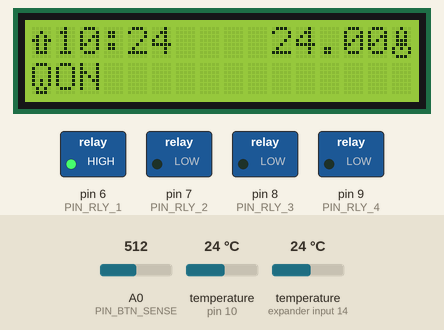
Simulated run of this sketch. Board: Arduino Uno, built with avr-gcc and run on an emulated ATmega328P. On the bench: 16×2 character LCD, switched loads named in the sketch (green lamp = pin HIGH). The test bench sets the inputs (shaded band); at power-on: temperature (sensors on pin 10, expander input 14) 24 °C, A0 (PIN_BTN_SENSE) = 512. The local clock reads 2024-03-15 10:24:30 at power-on unless the sketch sets it; what the sketch prints to the serial monitor is not drawn.

Above: at 2.2 s.
2.3 s: temperature (sensor on pin 10) set to 12 °C
At 4.2 s:
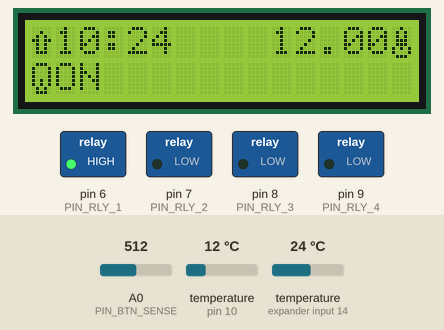
4.7 s: temperature (sensor on pin 10) set to 19 °C
At 6.0 s:
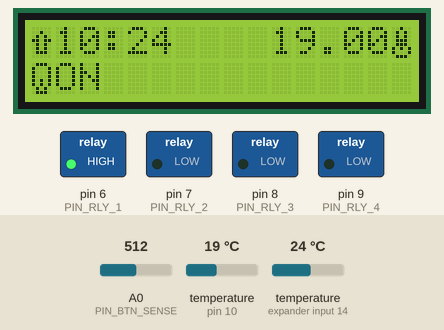
6.7 s: temperature (sensor on pin 10) set to 28 °C
At 8.6 s:
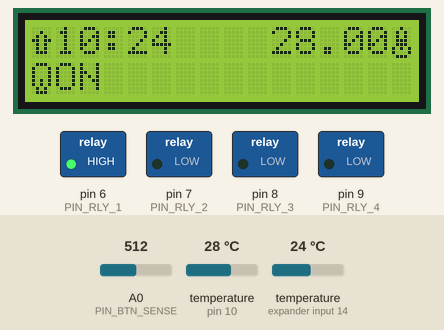
Timing chart, 0 to 10.1 s (numbered marks = the images above; inputs shaded):
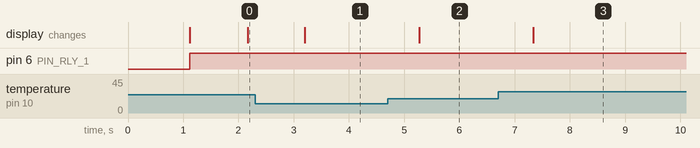

Measured:
- after the input at 2.3 s, the display: changes after 0.90 s (image 1)
- after the input at 4.7 s, the display: changes after 0.58 s (image 2)
- after the input at 6.7 s, the display: changes after 0.64 s (image 3)

The sketch:

jerry_seedling.ino
```cpp
#include <LiquidCrystal.h>
#include <OneWire.h>
#include <DallasTemperature.h>
#include <Wire.h>
#include "RTClib.h"

// PINS
#define PIN_LCD_RS 12
#define PIN_LCD_EN 11
#define PIN_LCD_D4 5
#define PIN_LCD_D5 4
#define PIN_LCD_D6 3
#define PIN_LCD_D7 2
#define PIN_ONEWIRE 10
#define PIN_RLY_1 6
#define PIN_RLY_2 7
#define PIN_RLY_3 8
#define PIN_RLY_4 9
#define PIN_BTN_SENSE A0


// TEMP SENSORS
#define TEMPERATURE_PRECISION 11
#define TEMPERATURE_UPDATE_DELAY 1000
OneWire oneWire(PIN_ONEWIRE);
DallasTemperature sensors(&oneWire);
DeviceAddress TEMP_INT_ADDR = {0x28, 0x7E, 0xE4, 0x4D, 0x07, 0x00, 0x00, 0x57};
DeviceAddress TEMP_OUT_ADDR = {0x28, 0xFB, 0x17, 0x2B, 0x06, 0x00, 0x00, 0x8C};
float tempIntC = 0;
float tempOutC = 0;
unsigned long tempRequestTime = 0;
unsigned long tempRequestDelay = 1000;

// RTC
#define RTC_UPDATE_DELAY 2000
RTC_DS1307 RTC;
DateTime now;
unsigned long rtcRequestTime = 0;

// FRONT PANEL BUTTONS

#define BTN_UPDATE_DELAY 5
#define BTN_DEBOUNCE 8
#define BTN_COUNT 6

#define BTN_STATE_ERR -1
#define BTN_STATE_NONE 0
#define BTN_STATE_UP 1
#define BTN_STATE_DOWN 2
#define BTN_STATE_LEFT 3
#define BTN_STATE_RIGHT 4
#define BTN_STATE_SELECT 5

int buttonValue = 0;
int buttonState = BTN_STATE_NONE;
unsigned int buttonUpdateTime = 0;
int buttonNewState = BTN_STATE_NONE;
int buttonDebounceCount = 0;

int BTN_RANGES[BTN_COUNT][2] = {
    {0, 30},
    {500, 520},
    {100, 120},
    {310, 330},
    {200, 220},
    {390, 420}
};

// FRONT PANEL LCD

#define LCD_UPDATE_DELAY 200
LiquidCrystal lcd(
    PIN_LCD_RS,
    PIN_LCD_EN,
    PIN_LCD_D4,
    PIN_LCD_D5,
    PIN_LCD_D6,
    PIN_LCD_D7
);
unsigned long lcdUpdateTime = 0;
byte ICON_DATA_LIGHT[8] = {
    0b01110,
    0b10001,
    0b10001,
    0b10001,
    0b10101,
    0b10101,
    0b01010,
    0b01110,
};

byte ICON_DATA_TEMP[8] = {
    0b00100,
    0b01010,
    0b01010,
    0b01110,
    0b01110,
    0b10101,
    0b10001,
    0b01110
};

byte ICON_DATA_HOME[8] = {
    0b00000,
    0b00100,
    0b01010,
    0b11011,
    0b01010,
    0b01010,
    0b01110,
    0b00000
};

byte ICON_LIGHT = byte(0);
byte ICON_TEMP = byte(1);
byte ICON_HOME = byte(2);

#define VIEW_COUNT 3
#define VIEW_HOME 0
#define VIEW_TEMP 1
#define VIEW_LIGHT 2

int viewState = VIEW_HOME;


// LIGHT RELAY
#define PIN_RLY_LIGHT PIN_RLY_1

#define LIGHT_STATE_COUNT 5
#define LIGHT_STATE_OFF 0
#define LIGHT_STATE_ON 1
#define LIGHT_STATE_AUTO_24 2
#define LIGHT_STATE_AUTO_18 3
#define LIGHT_STATE_AUTO_12 4

int lightState = LIGHT_STATE_AUTO_24;

int lightOutput = LOW;


void setup(){

    // INIT SERIAL
    Serial.begin(9600);
    Serial.println("Jerry Seedling Running...");

    // INIT I/O PINS
    pinMode(PIN_RLY_1, OUTPUT);
    pinMode(PIN_RLY_2, OUTPUT);
    pinMode(PIN_RLY_3, OUTPUT);
    pinMode(PIN_RLY_4, OUTPUT);
    digitalWrite(PIN_RLY_1, LOW);
    digitalWrite(PIN_RLY_2, LOW);
    digitalWrite(PIN_RLY_3, LOW);
    digitalWrite(PIN_RLY_4, LOW);

    pinMode(PIN_BTN_SENSE, INPUT);

    // INIT RTC
    Wire.begin();
    RTC.begin();

    if (! RTC.isrunning()) {
        Serial.println("RTC is NOT running!");
        // following line sets the RTC to the date & time this sketch was compiled
        RTC.adjust(DateTime(F(__DATE__), F(__TIME__)));
    }

    // INIT TEMP SENSORS
    sensors.begin();
    // sensors.getAddress(TEMP_INT_ADDR, 0);
    sensors.setResolution(TEMP_INT_ADDR, TEMPERATURE_PRECISION);
    // sensors.getAddress(TEMP_OUT_ADDR, 1);
    sensors.setResolution(TEMP_OUT_ADDR, TEMPERATURE_PRECISION);
    sensors.setWaitForConversion(false);
    sensors.requestTemperatures();
    tempRequestDelay = 750 / (1 << (12 - TEMPERATURE_PRECISION));
    tempRequestTime = millis();

    // INIT LCD
    lcd.begin(16, 2);
    lcd.createChar(ICON_LIGHT, ICON_DATA_LIGHT);
    lcd.createChar(ICON_TEMP, ICON_DATA_TEMP);
    lcd.createChar(ICON_HOME, ICON_DATA_HOME);

    lcd.setCursor(0, 0);
    lcd.print("     Jerry      ");
    lcd.setCursor(0, 1);
    lcd.print("    Seedling    ");


    delay(1000);
    lcd.clear();
    // findOneWireDevices();
}


void loop(){
    unsigned long startTime = millis();
    updateButtonInput(startTime);
    updateLight();
    updateTemp(startTime);
    updateRTC(startTime);
    updateLCD(startTime);
    updateRelays();
    // printPlot();
    // unsigned long endTime = millis();
    // Serial.print("Loop took ");
    // Serial.println(millis() - startTime);


    delay(5);
}

void printPlot(){
  Serial.print(tempIntC);
  Serial.print("\t");
  Serial.print(tempOutC);
  Serial.print("\t");
  Serial.println(buttonValue);
}

void updateButtonInput(unsigned long startTime){

    unsigned int timeSinceLast = startTime - buttonUpdateTime;

    if(timeSinceLast < BTN_UPDATE_DELAY){
        return;
    }

    buttonValue = analogRead(PIN_BTN_SENSE);
    int state = BTN_STATE_ERR;
    for(int b = 0; b < BTN_COUNT; b++){
      if(buttonValue >= BTN_RANGES[b][0] && buttonValue <= BTN_RANGES[b][1]){
        state = b;
        break;
      }
    }

    if(state == buttonNewState){
        buttonDebounceCount++;
        if(buttonDebounceCount > BTN_DEBOUNCE && state != buttonState){
            updateButtonState(state);
        }
    } else {
        buttonDebounceCount = 0;
        buttonNewState = state;
    }

    buttonUpdateTime = millis();


    // Serial.print('\r');
    // Serial.print("Button ");
    // Serial.println(buttonValue);
}

void updateButtonState(int newState){
    buttonState = newState;

    switch(newState){
        case BTN_STATE_LEFT:
            viewState--;
            if(viewState < 0) viewState = VIEW_COUNT - 1;
            break;
        case BTN_STATE_RIGHT:
            viewState++;
            if(viewState >= VIEW_COUNT) viewState = 0;
            break;
        case BTN_STATE_UP:
            switch(viewState){
                case VIEW_LIGHT:
                    lightState--;
                    if(lightState < 0) lightState = LIGHT_STATE_COUNT - 1;
                    break;
                case VIEW_TEMP:
                    break;
            }
            break;
        case BTN_STATE_DOWN:
            switch(viewState){
                case VIEW_LIGHT:
                    lightState++;
                    if(lightState >= LIGHT_STATE_COUNT) lightState = 0;
                    break;
                case VIEW_TEMP:
                    break;
            }
            break;
        case BTN_STATE_SELECT:
            viewState = VIEW_HOME;
            break;

    }


}

void updateRelays(){
    digitalWrite(PIN_RLY_LIGHT, lightOutput);

}

void updateLight(){

    switch(lightState){
        case LIGHT_STATE_AUTO_24:
        case LIGHT_STATE_AUTO_18:
        case LIGHT_STATE_AUTO_12:
            // TODO: determine light state
            lightOutput = HIGH;
            break;
        case LIGHT_STATE_ON:
            lightOutput = HIGH;
            break;
        case LIGHT_STATE_OFF:
            lightOutput = LOW;
            break;
    }

}


/**
 * Update LCD Display
 *
 * Takes 10-11ms
 *
 */
void updateLCD(unsigned long startTime){

    unsigned int timeSinceLast = startTime - lcdUpdateTime;

    if(timeSinceLast < LCD_UPDATE_DELAY){
        return;
    }


    // unsigned long startTime = millis();

    char buffer[16];
    char floatBuffer[7];
    int hour = now.hour();
    int minute = now.minute();

    // line 1
    lcd.setCursor(0,0);

    switch(viewState){
        case VIEW_HOME:
            lcd.write(ICON_HOME);
            sprintf(buffer, "%02d:%02d   ", hour, minute);
            lcd.print(buffer);
            dtostrf(tempIntC, 6, 2, floatBuffer);
            lcd.print(floatBuffer);
            lcd.write(ICON_TEMP);
            lcd.setCursor(0,1);
            lcd.write(ICON_LIGHT);
            if(lightState){
                lcd.print("ON ");
            }else{
                lcd.print("OFF");
            }
            lcd.print("            ");
            break;
        case VIEW_LIGHT:
            lcd.write(ICON_LIGHT);

            switch(lightState){
                case LIGHT_STATE_OFF:
                    lcd.print("            OFF");
                    break;
                case LIGHT_STATE_ON:
                    lcd.print("             ON");
                    break;
                case LIGHT_STATE_AUTO_12:
                    lcd.print("           AUTO");
                    break;
                case LIGHT_STATE_AUTO_18:
                    lcd.print("           AUTO");
                    break;
                case LIGHT_STATE_AUTO_24:
                    lcd.print("           AUTO");
                    break;
                default:
                    lcd.print("            ERR");
                    break;
            }
            lcd.setCursor(0,1);
            switch(lightState){
                case LIGHT_STATE_AUTO_12:
                    lcd.print("          12/24h");
                    break;
                case LIGHT_STATE_AUTO_18:
                    lcd.print("          18/24h");
                    break;
                case LIGHT_STATE_AUTO_24:
                    lcd.print("          24/24h");
                    break;
                default:
                    lcd.print("                ");
                    break;
            }
            break;
        case VIEW_TEMP:
            lcd.write(ICON_TEMP);
            lcd.print("     IN ");
            dtostrf(tempIntC, 6, 2, floatBuffer);
            lcd.print(floatBuffer);
            lcd.print('C');
            lcd.setCursor(0,1);
            lcd.print("     OUT ");
            dtostrf(tempOutC, 6, 2, floatBuffer);
            lcd.print(floatBuffer);
            lcd.print('C');
            break;
        default:
            lcd.print("      ERR       ");
            lcd.setCursor(0,1);
            lcd.print("      404       ");
        break;
    }

    lcdUpdateTime = millis();
    // Serial.println("UPDATE LCD");
}


/**
 * Update temps from sensors if
 * conversion is complete.
 *
 * Takes 0-1ms when skipping read
 * Takes 25-27ms when reading
 *
 */
void updateTemp(unsigned long startTime){
    // unsigned long startTime = millis();
    unsigned int timeSinceLast = startTime - tempRequestTime;
    if (timeSinceLast >= TEMPERATURE_UPDATE_DELAY && timeSinceLast >= tempRequestDelay) // waited long enough??
    {
        tempIntC = sensors.getTempC(TEMP_INT_ADDR);
        tempOutC = sensors.getTempC(TEMP_OUT_ADDR);
        sensors.requestTemperatures();
        tempRequestTime = millis();
        // Serial.println("UPDATE TEMP");
    }
    // unsigned long endTime = millis();
    // Serial.print("TEMP UPT took ");
    // Serial.println(endTime - startTime);
}

void updateRTC(unsigned long startTime){
    unsigned int timeSinceLast = startTime - rtcRequestTime;
    if(timeSinceLast >= RTC_UPDATE_DELAY){
        now = RTC.now();
        rtcRequestTime = millis();
        // Serial.println("UPDATE RTC");
    }
}


// void findOneWireDevices(){

//     // locate devices on the bus
//     Serial.print("Locating devices...");
//     Serial.print("Found ");
//     Serial.print(sensors.getDeviceCount(), DEC);
//     Serial.println(" devices.");

//     // report parasite power requirements
//     Serial.print("Parasite power is: ");
//     if (sensors.isParasitePowerMode()) Serial.println("ON");
//     else Serial.println("OFF");

//     if (!sensors.getAddress(TEMP_INT_ADDR, 0)) {
//         Serial.println("Unable to find address for Device 0");
//     }

//     if (!sensors.getAddress(TEMP_OUT_ADDR, 1)) {
//         Serial.println("Unable to find address for Device 1");
//     }

//     Serial.print("Device 0 Address: ");
//     printAddress(TEMP_INT_ADDR);
//     Serial.println();

//     Serial.print("Device 1 Address: ");
//     printAddress(TEMP_OUT_ADDR);
//     Serial.println();

//     // set the resolution to 9 bit per device
//     sensors.setResolution(TEMP_INT_ADDR, TEMPERATURE_PRECISION);
//     sensors.setResolution(TEMP_OUT_ADDR, TEMPERATURE_PRECISION);

//     Serial.print("Device 0 Resolution: ");
//     Serial.print(sensors.getResolution(TEMP_INT_ADDR), DEC);
//     Serial.println();

//     Serial.print("Device 1 Resolution: ");
//     Serial.print(sensors.getResolution(TEMP_OUT_ADDR), DEC);
//     Serial.println();

//     // call sensors.requestTemperatures() to issue a global temperature
//     // request to all devices on the bus
//     Serial.print("Requesting temperatures...");
//     sensors.requestTemperatures();
//     Serial.println("DONE");

//     // print the device information
//     printData(TEMP_INT_ADDR);
//     printData(TEMP_OUT_ADDR);

// }

// function to print a device address
// void printAddress(DeviceAddress deviceAddress)
// {
//   for (uint8_t i = 0; i < 8; i++)
//   {
//     // zero pad the address if necessary
//     if (deviceAddress[i] < 16) Serial.print("0");
//     Serial.print(deviceAddress[i], HEX);
//   }
// }

// function to print a device's resolution
// void printResolution(DeviceAddress deviceAddress)
// {
//   Serial.print("Resolution: ");
//   Serial.print(sensors.getResolution(deviceAddress));
//   Serial.println();
// }

// void printData(DeviceAddress deviceAddress)
// {
//   Serial.print("Device Address: ");
//   printAddress(deviceAddress);
//   Serial.print(" ");
//   printTemperature(deviceAddress);
//   Serial.println();
// }

// function to print the temperature for a device
// void printTemperature(DeviceAddress deviceAddress)
// {
//   float tempC = sensors.getTempC(deviceAddress);
//   Serial.print("Temp C: ");
//   Serial.print(tempC);
//   Serial.print(" Temp F: ");
//   Serial.print(DallasTemperature::toFahrenheit(tempC));
// }

// void printDateTime(){
//     Serial.print(now.year(), DEC);
//     Serial.print('/');
//     Serial.print(now.month(), DEC);
//     Serial.print('/');
//     Serial.print(now.day(), DEC);
//     Serial.print(' ');
//     Serial.print(now.hour(), DEC);
//     Serial.print(':');
//     Serial.print(now.minute(), DEC);
//     Serial.print(':');
//     Serial.print(now.second(), DEC);
//     Serial.println();
// }

// void findOneWireDevices(){

//     byte i;
//     byte addr[8];

//     Serial.println("Getting the address...\n\r");
//     /* initiate a search for the OneWire object we created and read its value into
//     addr array we declared above */

//     while(oneWire.search(addr)){
//         Serial.print("The address is:\t");
//         //read each byte in the address array
//         for( i = 0; i < 8; i++) {
//           Serial.print("0x");
//           if (addr[i] < 16) {
//             Serial.print('0');
//           }
//           // print each byte in the address array in hex format
//           Serial.print(addr[i], HEX);
//           if (i < 7) {
//             Serial.print(", ");
//           }
//         }
//         // a check to make sure that what we read is correct.
//         if ( OneWire::crc8( addr, 7) != addr[7]) {
//             Serial.print("CRC is not valid!\n");
//             return;
//         }
//     }

//     oneWire.reset_search();

// }
```
